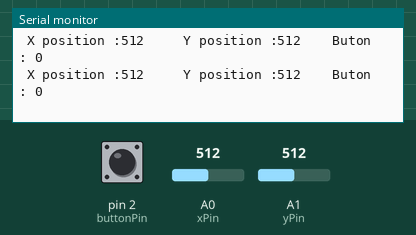
This sketch was run on a simulated Arduino Uno, built with avr-gcc and run on an emulated ATmega328P. Parts: the last lines printed to the serial monitor. Inputs (shaded band) come from the test bench; at power-on: A1 (yPin) = 512, pin 2 (buttonPin) LOW, A0 (xPin) = 512.

Above: at 10.4 s.
10.5 s: A1 (yPin) set to 8
At 10.81 s:
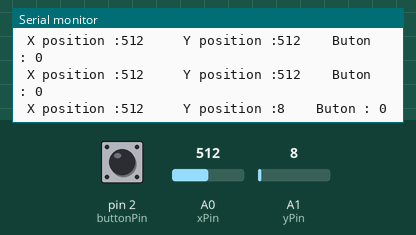
13.5 s: A1 (yPin) set to 11
At 13.62 s:
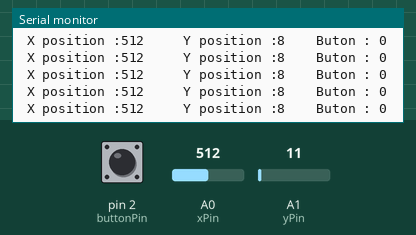
Timing chart, 0 to 16.5 s (numbered marks = the images above; inputs shaded):
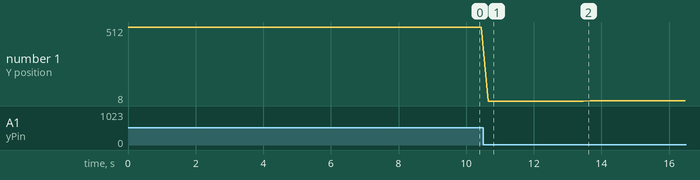

Measured:
- after the input at 10.5 s, the serial monitor: prints a new line after 0.15 s (image 1)
- plotted number 1: 512 → 8 after the input at 10.5 s, 8 → 11 after the input at 13.5 s

The sketch:

joystick.ino
```cpp
#define xPin A0
#define yPin A1
#define buttonPin 2

int xPosition;
int yPosition;
int buttonStatus;

void setup() {
  Serial.begin(9600);
  pinMode(xPin, INPUT);
  pinMode(yPin,INPUT);
  pinMode(buttonStatus,INPUT_PULLUP);
}

void loop() {
  xPosition = analogRead(xPin);
  yPosition = analogRead(yPin);
  buttonStatus = digitalRead(buttonPin);

  Serial.print(" X position :");
  Serial.print(xPosition);
  Serial.print(" \t ");
  Serial.print(" Y position :");
  Serial.print(yPosition);
  Serial.print(" \t ");
  Serial.print("Buton : ");
  Serial.println(buttonStatus);
  delay(200);
}
```
